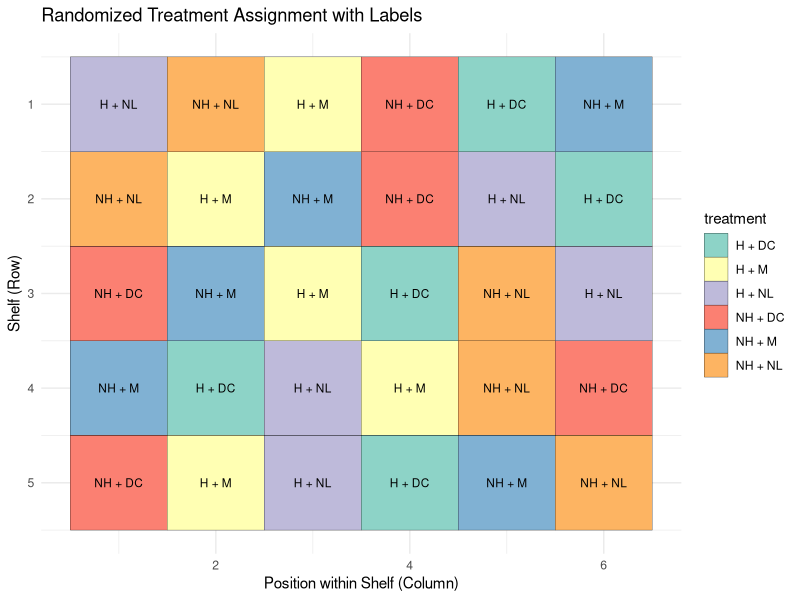
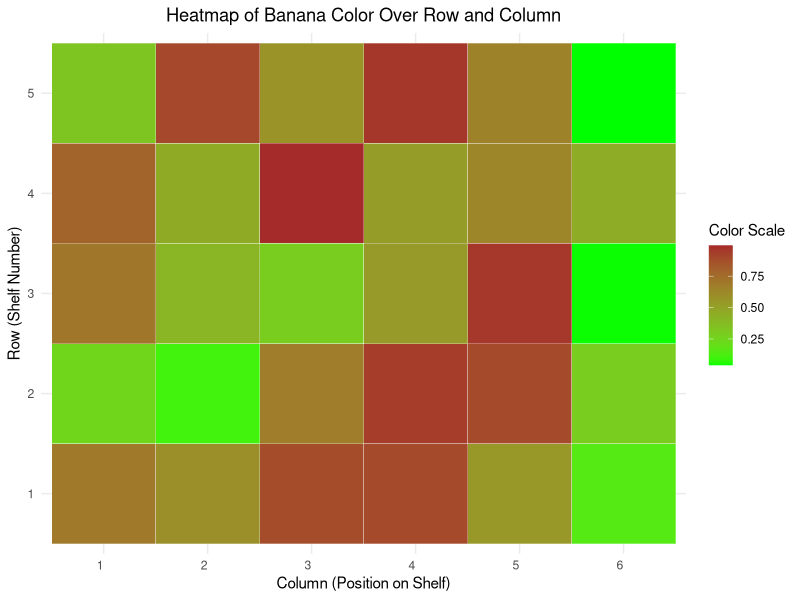
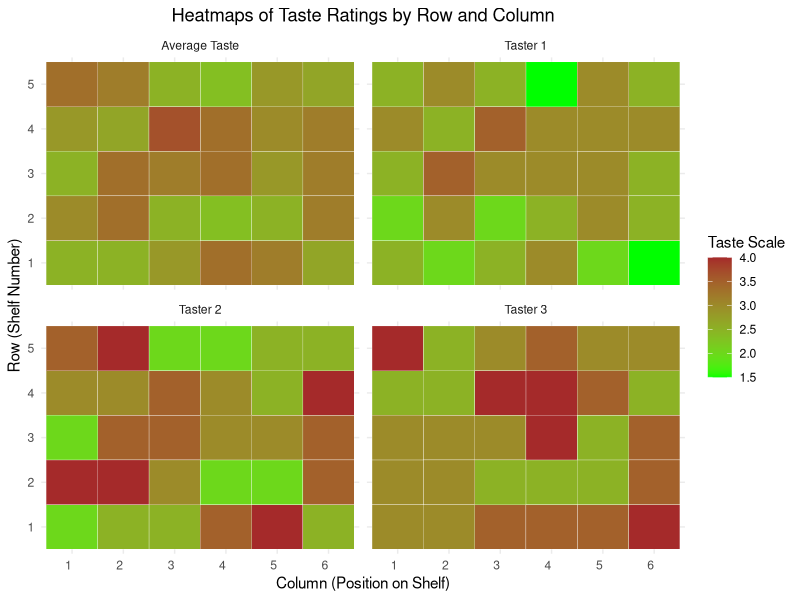
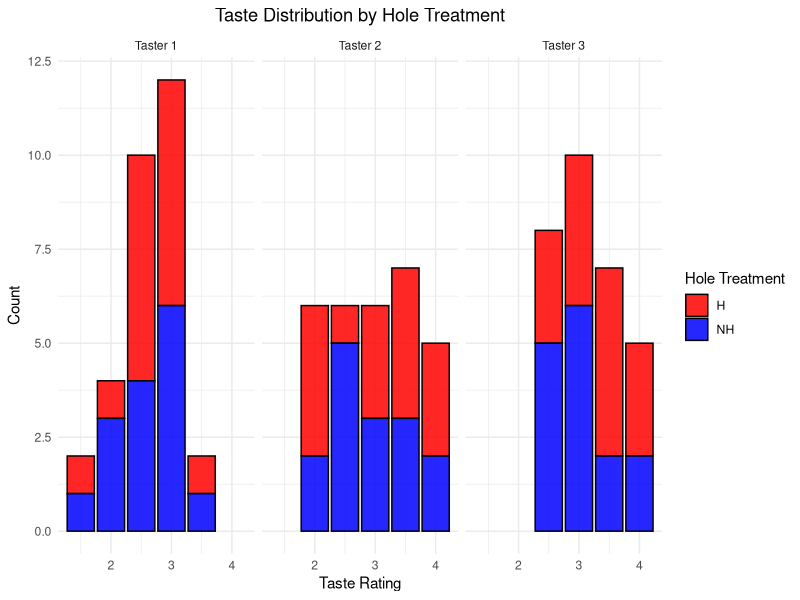
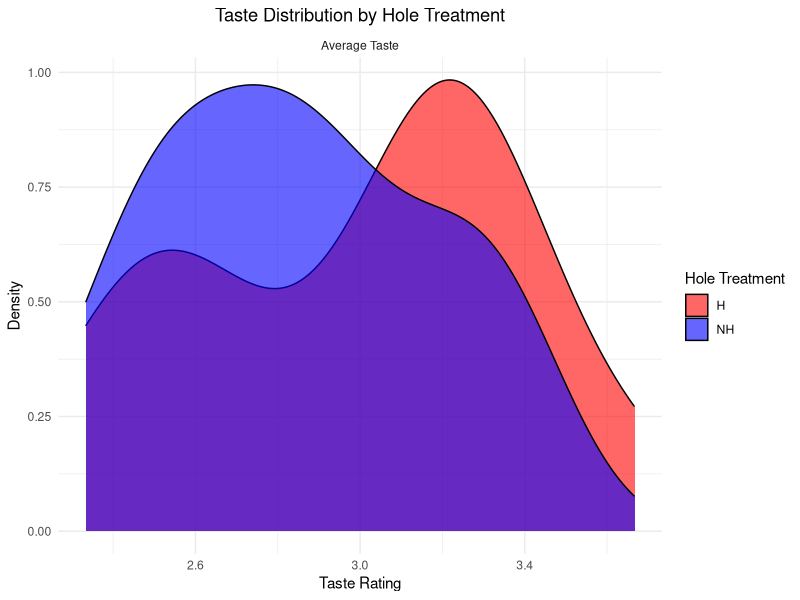
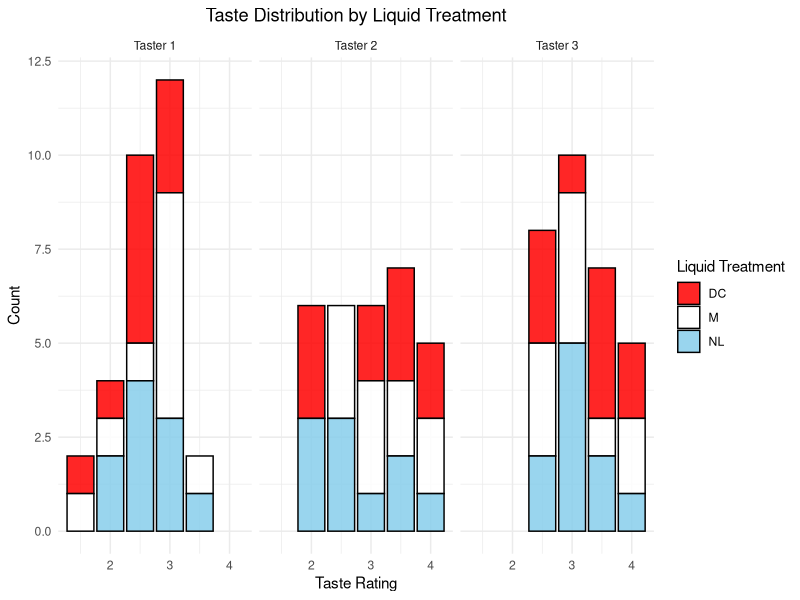
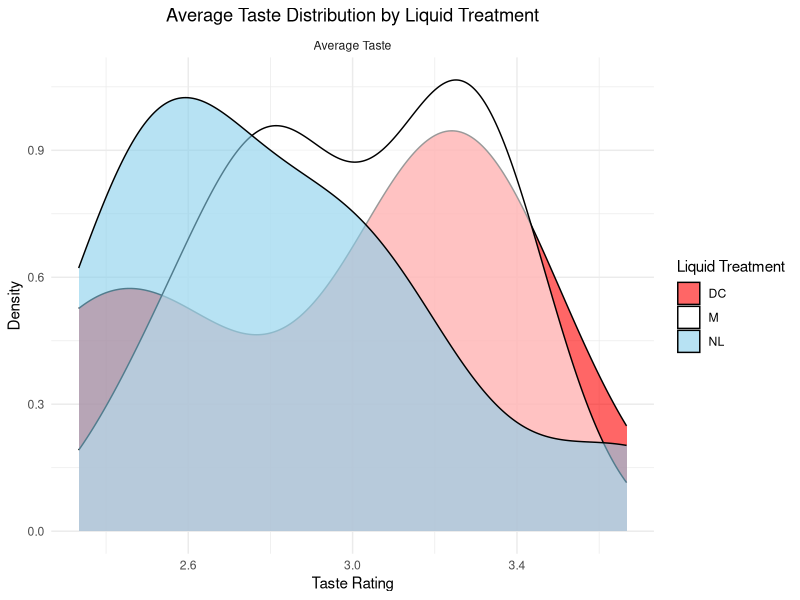
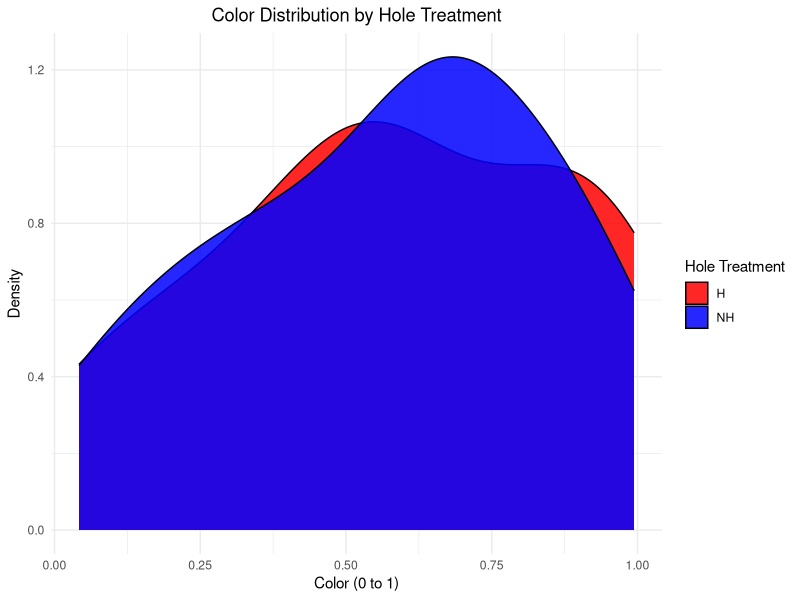

Here is the R script that generated these plots, in order:
## ---- chunk 1
knitr::opts_chunk$set(echo = TRUE)
library(tidyverse)
## ---- chunk 2
banana_data <- read.csv("../data/banana_data.csv")
treatment_data <- read_csv("../data/treatment.csv", show_col_types = FALSE)
## ---- chunk 3
fig_width = 8
fig_height = 6
## ---- chunk 4
# Visualize as a matrix with text labels
treatmant_assignment <- ggplot(treatment_data, aes(x = column, y = row, fill = treatment)) +
  geom_tile(color = "black") +
  geom_text(aes(label = treatment), size = 3, color = "black") +  # Add treatment text
  scale_fill_brewer(palette = "Set3") +
  labs(x = "Position within Shelf (Column)", y = "Shelf (Row)", title = "Randomized Treatment Assignment with Labels") +
  theme_minimal() +
  scale_y_reverse()

treatmant_assignment

ggsave(filename = "../images/plots/treatmant_assignment.png", 
       plot = treatmant_assignment, width = fig_width, height = fig_height, dpi = 300)
## ---- chunk 5
# Create the heatmap using ggplot2 with a custom color gradient (green to brown)
color_by_pos <- ggplot(banana_data, aes(x = factor(column), y = factor(row), fill = color)) +
  geom_tile(color = "white") +  # Create the heatmap tiles
  scale_fill_gradient(name = "Color Scale", low = "green", high = "brown") +  # Custom gradient from green to brown
  labs(
    title = "Heatmap of Banana Color Over Row and Column",
    x = "Column (Position on Shelf)",
    y = "Row (Shelf Number)"
  ) +
  theme_minimal() +
  theme(
    axis.text.x = element_text(angle = 0, hjust = 1),  # Rotate x-axis labels for clarity
    plot.title = element_text(hjust = 0.5)  # Center the plot title
  )

color_by_pos

ggsave(filename = "../images/plots/color_by_pos.png", 
       plot = color_by_pos, width = fig_width, height = fig_height, dpi = 300)
## ---- chunk 6
# Calculate the average taste for each banana
banana_data <- banana_data %>%
  mutate(taste_avg = (taste_1 + taste_2 + taste_3) / 3)

# Reshape the data to long format to facilitate faceting with ggplot2
taste_long_df <- banana_data %>%
  pivot_longer(cols = starts_with("taste"), 
               names_to = "Taster", 
               values_to = "Taste")

# Replace taste_1, taste_2, taste_3 with readable labels
taste_long_df$Taster <- recode(taste_long_df$Taster, 
                               taste_1 = "Taster 1", 
                               taste_2 = "Taster 2", 
                               taste_3 = "Taster 3", 
                               taste_avg = "Average Taste")

# Plot the faceted heatmaps using ggplot2
taste_by_pos <- ggplot(taste_long_df, aes(x = factor(column), y = factor(row), fill = Taste)) +
  geom_tile(color = "white") +  # Create the heatmap tiles
  scale_fill_gradient(name = "Taste Scale", low = "green", high = "brown") +
  labs(
    title = "Heatmaps of Taste Ratings by Row and Column",
    x = "Column (Position on Shelf)",
    y = "Row (Shelf Number)"
  ) +
  facet_wrap(~ Taster, ncol = 2) +  # Facet by Taster and Average Taste
  theme_minimal() +
  theme(
    axis.text.x = element_text(angle = 0, hjust = 1),  # Rotate x-axis labels for clarity
    plot.title = element_text(hjust = 0.5)  # Center the plot title
  )

taste_by_pos

ggsave(filename = "../images/plots/taste_by_pos.png", 
       plot = taste_by_pos, width = fig_width, height = fig_height, dpi = 300)
## ---- chunk 7
# Plot the distribution of taste by hole treatment and facet wrap by taster
taste_dist_by_taster_hole <- taste_long_df |>
  filter(Taster != 'Average Taste')|>
  ggplot(aes(x = Taste, fill = hole_treatment)) +
  geom_bar(alpha = 0.85, color = 'black') +  # Density plot with transparency
  facet_wrap(~ Taster, ncol = 3) +  # Facet by taster
  labs(title = "Taste Distribution by Hole Treatment", 
       x = "Taste Rating", y = "Count") +
  theme_minimal() +
  scale_fill_manual(values = c("NH" = "blue", "H" = "red"), name = "Hole Treatment") +  # Custom colors for hole treatment
  theme(plot.title = element_text(hjust = 0.5))  # Center the plot title

# Plot the distribution of taste by hole treatment and facet wrap by taster
avg_taste_dist_hole <- taste_long_df |>
  filter(Taster == 'Average Taste')|>
  ggplot(aes(x = Taste, fill = hole_treatment)) +
  geom_density(alpha = 0.6) +  # Density plot with transparency
  facet_wrap(~ Taster, ncol = 2) +  # Facet by taster
  labs(title = "Taste Distribution by Hole Treatment", 
       x = "Taste Rating", y = "Density") +
  theme_minimal() +
  scale_fill_manual(values = c("NH" = "blue", "H" = "red"), name = "Hole Treatment") +  # Custom colors for hole treatment
  theme(plot.title = element_text(hjust = 0.5))  # Center the plot title

taste_dist_by_taster_hole

ggsave(filename = "../images/plots/taste_dist_by_taster_hole.png", 
       plot = taste_dist_by_taster_hole, width = fig_width, height = fig_height, dpi = 300)

avg_taste_dist_hole

ggsave(filename = "../images/plots/avg_taste_dist_hole.png", 
       plot = avg_taste_dist_hole, width = fig_width, height = fig_height, dpi = 300)

## ---- chunk 8
# Plot the distribution of taste by liquid treatment and facet wrap by taster (excluding 'Average Taste')
taste_dist_by_taster_liquid <- taste_long_df |>
  filter(Taster != 'Average Taste') |>
  ggplot(aes(x = Taste, fill = liquid_treatment)) +
  geom_bar(alpha = 0.85, color='black') +  # Bar plot with dodge position
  facet_wrap(~ Taster, ncol = 3) +  # Facet by taster
  labs(title = "Taste Distribution by Liquid Treatment", 
       x = "Taste Rating", y = "Count") +  # Adjust y-axis to "Count" since it's a bar plot
  theme_minimal() +
  scale_fill_manual(values = c("NL" = "skyblue", "DC" = "red", "M" = "white"), name = "Liquid Treatment") +  # Custom colors for liquid treatment
  theme(plot.title = element_text(hjust = 0.5))  # Center the plot title

# Plot the distribution of taste by liquid treatment (for 'Average Taste')
avg_taste_dist_liquid <- taste_long_df |>
  filter(Taster == 'Average Taste') |>
  ggplot(aes(x = Taste, fill = liquid_treatment)) +
  geom_density(alpha = 0.6) +  # Density plot with transparency
  facet_wrap(~ Taster, ncol = 2) +  # Facet by taster
  labs(title = "Average Taste Distribution by Liquid Treatment", 
       x = "Taste Rating", y = "Density") +
  theme_minimal() +
  scale_fill_manual(values = c("NL" = "skyblue", "DC" = "red", "M" = "white"), name = "Liquid Treatment") +  # Custom colors for liquid treatment
  theme(plot.title = element_text(hjust = 0.5))  # Center the plot title

taste_dist_by_taster_liquid
ggsave(filename = "../images/plots/taste_dist_by_taster_liquid.png", 
       plot = taste_dist_by_taster_liquid, width = fig_width, height = fig_height, dpi = 300)

avg_taste_dist_liquid

ggsave(filename = "../images/plots/avg_taste_dist_liquid.png", 
       plot = avg_taste_dist_liquid, width = fig_width, height = fig_height, dpi = 300)
## ---- chunk 9
# Color Distribution by Hole Treatment (Density Plot)
color_hole <- banana_data |>
  ggplot(aes(x = color, fill = hole_treatment)) +
  geom_density(alpha = 0.85, color = 'black') +  # Density plot for continuous color
  labs(title = "Color Distribution by Hole Treatment", 
       x = "Color (0 to 1)", y = "Density") +
  theme_minimal() +
  scale_fill_manual(values = c("NH" = "blue", "H" = "red"), name = "Hole Treatment") +  # Custom colors for hole treatment
  theme(plot.title = element_text(hjust = 0.5))  # Center the plot title

# Color Distribution by Liquid Treatment (Density Plot)
color_liquid <- banana_data |>
  ggplot(aes(x = color, fill = liquid_treatment)) +
  geom_density(alpha = 0.85, color = 'black') +  # Density plot for continuous color
  labs(title = "Color Distribution by Liquid Treatment", 
       x = "Color (0 to 1)", y = "Density") +
  theme_minimal() +
  scale_fill_manual(values = c("NL" = "skyblue", "DC" = "red", "M" = "white"), name = "Liquid Treatment") +  # Custom colors for liquid treatment
  theme(plot.title = element_text(hjust = 0.5))  # Center the plot title


color_hole
ggsave(filename = "../images/plots/color_hole.png", 
       plot = color_hole, width = fig_width, height = fig_height, dpi = 300)

color_liquid
ggsave(filename = "../images/plots/color_liquid.png", 
       plot = color_liquid, width = fig_width, height = fig_height, dpi = 300)

## ---- chunk 10
# Calculate the average taste and color for each taster and overall by treatment (hole + liquid)
avg_by_treatment <- banana_data %>%
  group_by(hole_treatment, liquid_treatment) %>%
  summarise(
    avg_taste_1 = mean(taste_1),
    avg_taste_2 = mean(taste_2),
    avg_taste_3 = mean(taste_3),
    avg_taste_all = mean(c(taste_1, taste_2, taste_3)),  # Average across all tasters
    avg_color = mean(color),
    .groups = "drop"
  )

# Reshape the data into long format to facilitate faceting
avg_long_df <- avg_by_treatment %>%
  pivot_longer(cols = starts_with("avg_taste"), 
               names_to = "Taster", 
               values_to = "Taste")

# Replace avg_taste_1, avg_taste_2, avg_taste_3 with readable labels
avg_long_df$Taster <- recode(avg_long_df$Taster, 
                             avg_taste_1 = "Taster 1", 
                             avg_taste_2 = "Taster 2", 
                             avg_taste_3 = "Taster 3", 
                             avg_taste_all = "Average Taste")
## ---- chunk 11
# Plot the faceted heatmaps for each taster's average taste rating and overall average by treatment
taste_by_treatment <- ggplot(avg_long_df, aes(x = liquid_treatment, y = hole_treatment, fill = Taste)) +
  geom_tile(color = "white") +  # Create the heatmap tiles
  scale_fill_gradient(name = "Color Scale", low = "green", high = "brown") +  # Custom gradient from green to brown
  labs(
    title = "Heatmaps of Average Taste Ratings by Treatment Levels",
    x = "Liquid Treatment",
    y = "Hole Treatment"
  ) +
  facet_wrap(~ Taster, ncol = 2) +  # Facet for each taster and the overall average
  theme_minimal() +
  theme(
    axis.text.x = element_text(angle = 0, hjust = 1),  # Rotate x-axis labels for clarity
    plot.title = element_text(hjust = 0.5)  # Center the plot title
  )

# Plot the heatmap for color ratings by treatment
color_by_treatment <- ggplot(avg_by_treatment, aes(x = liquid_treatment, y = hole_treatment, fill = avg_color)) +
  geom_tile(color = "white") +  # Create the heatmap tiles
  scale_fill_gradient(name = "Color Scale", low = "green", high = "brown") +  # Custom gradient from green to brown
  labs(
    title = "Heatmaps of Average Color Ratings by Treatment Levels",
    x = "Liquid Treatment",
    y = "Hole Treatment"
  ) +
  theme_minimal() +
  theme(
    axis.text.x = element_text(angle = 0, hjust = 1),  # Rotate x-axis labels for clarity
    plot.title = element_text(hjust = 0.5)  # Center the plot title
  )

taste_by_treatment
ggsave(filename = "../images/plots/taste_by_treatment.png", 
       plot = taste_by_treatment, width = fig_width, height = fig_height, dpi = 300)

color_by_treatment
ggsave(filename = "../images/plots/color_by_treatment.png", 
       plot = color_by_treatment, width = fig_width, height = fig_height, dpi = 300)
## ---- chunk 12
avg_taste_hole <- avg_long_df |> 
  group_by(hole_treatment, Taster) |> 
  summarise(Average_Taste = mean(Taste, na.rm = TRUE), .groups = 'drop') |> 
  ggplot(aes(x = hole_treatment, y = Average_Taste, fill = hole_treatment)) +
  geom_col(position = "dodge", color = 'black') +  # Use geom_col for precomputed averages
  scale_fill_manual(values = c("NH" = "blue", "H" = "red"), name = "Hole Treatment") +  # Custom colors for control and treatment
  labs(
    title = "Average Taste Ratings for Treatment (H) and Control (NH)",
    x = "Hole Treatment",
    y = "Average Taste Rating"
  ) +
  facet_wrap(~ Taster, ncol = 2) +  # Facet by taster
  theme_minimal() +
  theme(
    plot.title = element_text(hjust = 0.5)  # Center the plot title
  )

# Bar plot for average color ratings by hole treatment (treatment vs control)
avg_color_hole <- avg_by_treatment |> 
  group_by(hole_treatment) |> 
  summarise(avg_color = mean(avg_color, na.rm = TRUE)) |> 
  ungroup() |>
  ggplot(aes(x = hole_treatment, y = avg_color, fill = hole_treatment)) +
  geom_col(position = "dodge", color = 'black') +  # Use geom_col for precomputed averages
  scale_fill_manual(values = c("NH" = "blue", "H" = "red"), name = "Hole Treatment") +  # Custom colors for control and treatment
  labs(
    title = "Average Color Ratings for Treatment (H) and Control (NH)",
    x = "Hole Treatment",
    y = "Average Color Rating"
  ) +
  theme_minimal() +
  theme(
    plot.title = element_text(hjust = 0.5)  # Center the plot title
  )

avg_taste_hole
ggsave(filename = "../images/plots/avg_taste_hole.png", 
       plot = avg_taste_hole, width = fig_width, height = fig_height, dpi = 300)

avg_color_hole
ggsave(filename = "../images/plots/avg_color_hole.png", 
       plot = avg_color_hole, width = fig_width, height = fig_height, dpi = 300)
## ---- chunk 13
# Bar plot for average taste ratings by liquid treatment
avg_taste_liquid <- avg_long_df |> 
  group_by(liquid_treatment, Taster) |> 
  summarise(Average_Taste = mean(Taste, na.rm = TRUE), .groups = 'drop') |> 
  ggplot(aes(x = liquid_treatment, y = Average_Taste, fill = liquid_treatment)) +
  geom_col(position = "dodge", color = 'black') +  # Use geom_col for precomputed averages
  scale_fill_manual(values = c("NL" = "skyblue", "DC" = "red", "M" = "white"), name = "Liquid Treatment") +  # Custom colors for liquid treatment
  labs(
    title = "Average Taste Ratings for Liquid Treatments",
    x = "Liquid Treatment",
    y = "Average Taste Rating"
  ) +
  facet_wrap(~ Taster, ncol = 2) +  # Facet by taster and overall average
  theme_minimal() +
  theme(
    plot.title = element_text(hjust = 0.5)  # Center the plot title
  )

# Bar plot for average color ratings by liquid treatment
avg_color_liquid <- avg_by_treatment |> 
  group_by(liquid_treatment) |> 
  summarise(avg_color = mean(avg_color, na.rm = TRUE)) |> 
  ggplot(aes(x = liquid_treatment, y = avg_color, fill = liquid_treatment)) +
  geom_col(position = "dodge", color = 'black') +  # Use geom_col for precomputed averages
  scale_fill_manual(values = c("NL" = "skyblue", "DC" = "red", "M" = "white"), name = "Liquid Treatment") +  # Custom colors for liquid treatment
  labs(
    title = "Average Color Ratings for Liquid Treatments",
    x = "Liquid Treatment",
    y = "Average Color Rating"
  ) +
  theme_minimal() +
  theme(
    plot.title = element_text(hjust = 0.5)  # Center the plot title
  )

avg_taste_liquid
ggsave(filename = "../images/plots/avg_taste_liquid.png", 
       plot = avg_taste_liquid, width = fig_width, height = fig_height, dpi = 300)

avg_color_liquid
ggsave(filename = "../images/plots/avg_color_liquid.png", 
       plot = avg_color_liquid, width = fig_width, height = fig_height, dpi = 300)
